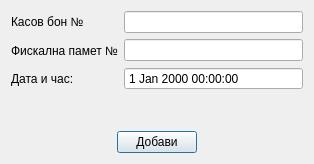
<?xml version="1.0" encoding="UTF-8"?>
<ui version="4.0">
 <class>FiscalReceiptDialogClass</class>
 <widget class="QDialog" name="FiscalReceiptDialogClass">
  <property name="geometry">
   <rect>
    <x>0</x>
    <y>0</y>
    <width>314</width>
    <height>164</height>
   </rect>
  </property>
  <property name="minimumSize">
   <size>
    <width>0</width>
    <height>0</height>
   </size>
  </property>
  <property name="maximumSize">
   <size>
    <width>16777215</width>
    <height>16777215</height>
   </size>
  </property>
  <property name="windowTitle">
   <string>FiscalReceiptDialog</string>
  </property>
  <layout class="QVBoxLayout" name="verticalLayout_3">
   <item>
    <layout class="QHBoxLayout" name="horizontalLayout_2">
     <item>
      <layout class="QVBoxLayout" name="verticalLayout">
       <item>
        <widget class="QLabel" name="label">
         <property name="text">
          <string>Касов бон №</string>
         </property>
        </widget>
       </item>
       <item>
        <widget class="QLabel" name="label_2">
         <property name="text">
          <string>Фискална памет №</string>
         </property>
        </widget>
       </item>
       <item>
        <widget class="QLabel" name="label_4">
         <property name="text">
          <string>Дата и час:</string>
         </property>
        </widget>
       </item>
      </layout>
     </item>
     <item>
      <layout class="QVBoxLayout" name="verticalLayout_2">
       <item>
        <widget class="LineEdit" name="fiscalNum"/>
       </item>
       <item>
        <widget class="LineEdit" name="deviceNum"/>
       </item>
       <item>
        <widget class="QDateTimeEdit" name="dateTimeEdit">
         <property name="buttonSymbols">
          <enum>QAbstractSpinBox::NoButtons</enum>
         </property>
        </widget>
       </item>
      </layout>
     </item>
    </layout>
   </item>
   <item>
    <spacer name="verticalSpacer">
     <property name="orientation">
      <enum>Qt::Vertical</enum>
     </property>
     <property name="sizeHint" stdset="0">
      <size>
       <width>20</width>
       <height>40</height>
      </size>
     </property>
    </spacer>
   </item>
   <item>
    <layout class="QHBoxLayout" name="horizontalLayout">
     <item>
      <spacer name="horizontalSpacer">
       <property name="orientation">
        <enum>Qt::Horizontal</enum>
       </property>
       <property name="sizeHint" stdset="0">
        <size>
         <width>40</width>
         <height>20</height>
        </size>
       </property>
      </spacer>
     </item>
     <item>
      <widget class="QPushButton" name="okButton">
       <property name="text">
        <string>Добави</string>
       </property>
      </widget>
     </item>
     <item>
      <spacer name="horizontalSpacer_2">
       <property name="orientation">
        <enum>Qt::Horizontal</enum>
       </property>
       <property name="sizeHint" stdset="0">
        <size>
         <width>40</width>
         <height>20</height>
        </size>
       </property>
      </spacer>
     </item>
    </layout>
   </item>
  </layout>
 </widget>
 <layoutdefault spacing="6" margin="11"/>
 <customwidgets>
  <customwidget>
   <class>LineEdit</class>
   <extends>QLineEdit</extends>
   <header>View/uiComponents/LineEdit.h</header>
  </customwidget>
 </customwidgets>
 <resources/>
 <connections/>
</ui>
